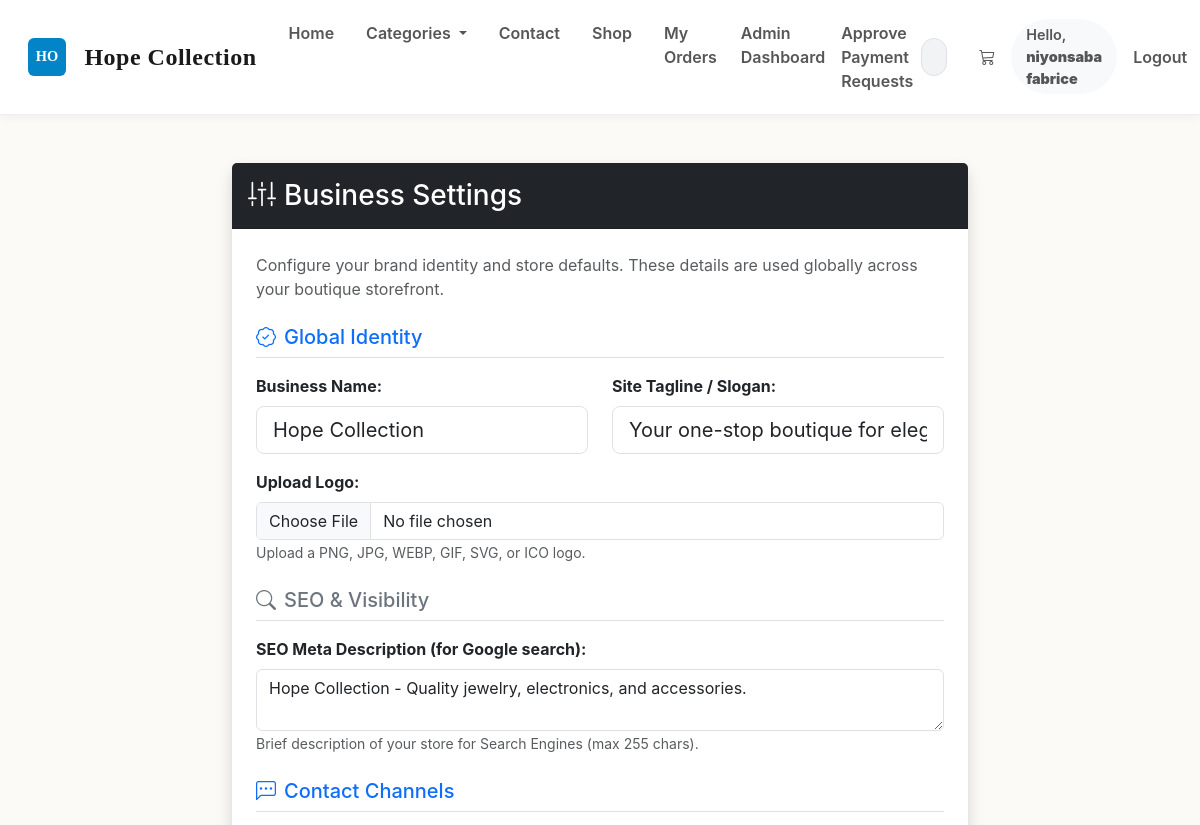
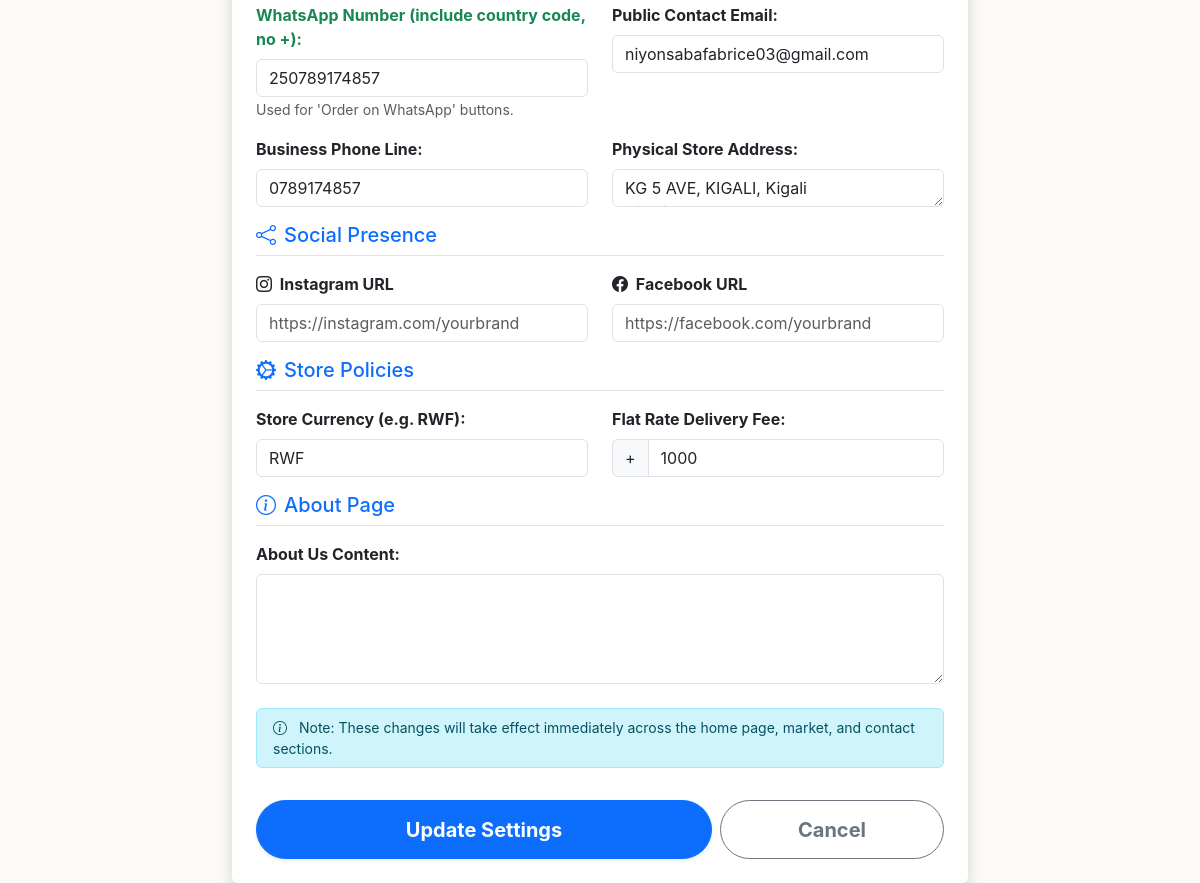
Before: /admin/settings (signed in) with the older database file (2 pictures, top to bottom).
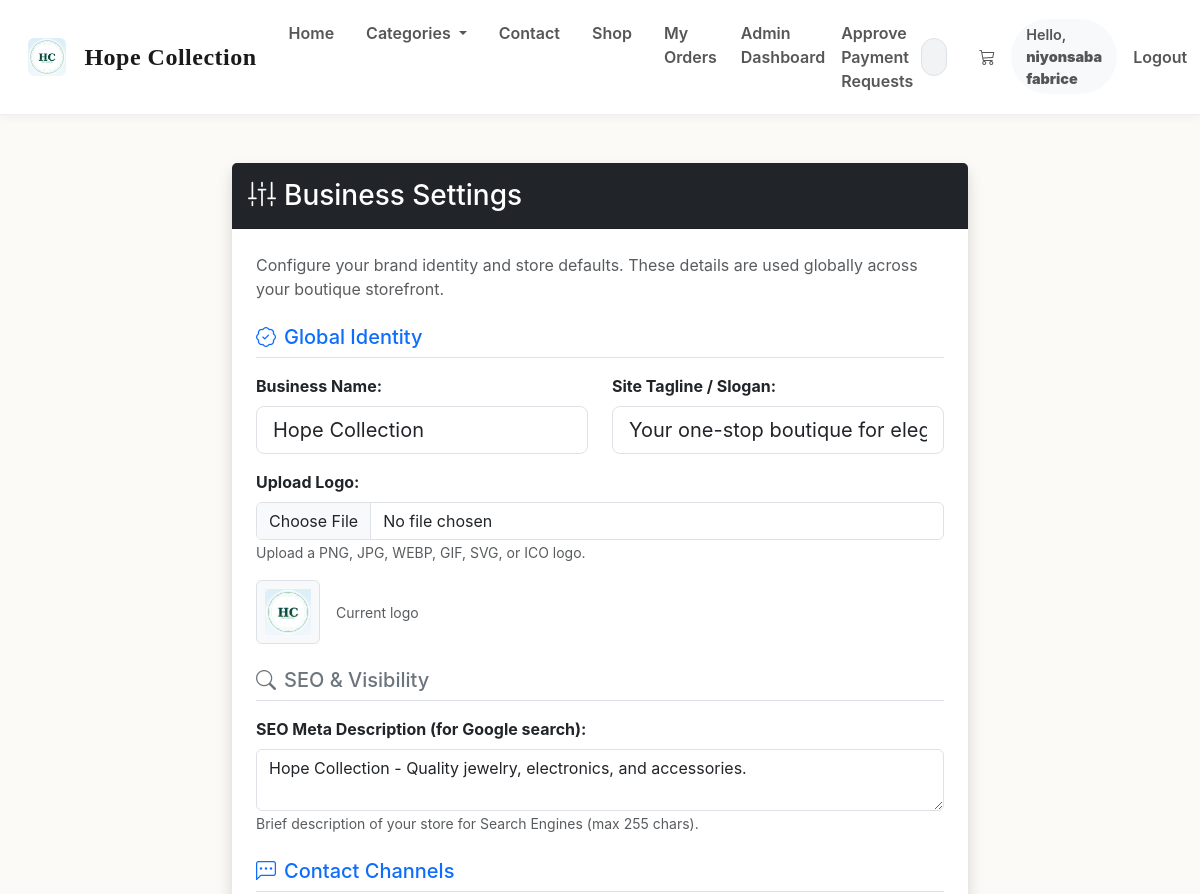
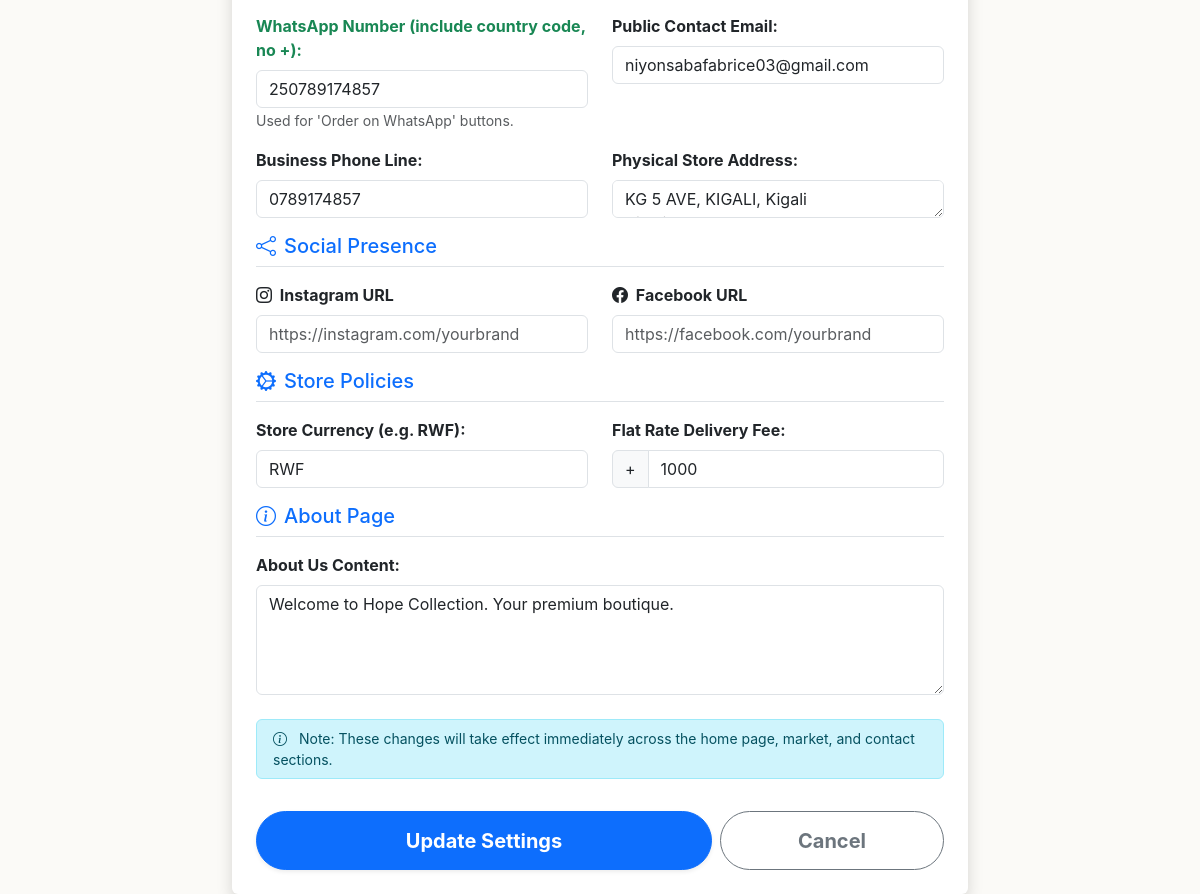
After: the same page with the newer database file (2 pictures, top to bottom).
### market/models.py (models this page shows, shortened)
class SiteSettings(db.Model):
    __tablename__ = 'site_settings'
    id               = db.Column(db.Integer, primary_key=True)
    business_name    = db.Column(db.String(100), nullable=False, default='Hope Collection')
    tagline          = db.Column(db.String(255), default='Your one-stop boutique for elegance.')
    logo_url         = db.Column(db.String(255), default='')
    meta_description = db.Column(db.String(255), default='Hope Collection - Quality jewelry, electronics, and accessories.')
    whatsapp_number  = db.Column(db.String(20), nullable=False, default='250789174857')
    contact_email    = db.Column(db.String(120), nullable=False, default='niyonsabafabrice03@gmail.com')
    business_phone   = db.Column(db.String(20))
    business_address = db.Column(db.String(255))
    facebook_url     = db.Column(db.String(255))
    instagram_url    = db.Column(db.String(255))
    currency_code    = db.Column(db.String(10), default='RWF')
    delivery_fee     = db.Column(db.Integer, default=0)
    about_content    = db.Column(db.Text, default='Welcome to Hope Collection. We provide quality products and services.')

class User(db.Model, UserMixin):  # ✅ FIXED: only ONE User class (merged both into this one)
    __tablename__ = 'user'
    id               = db.Column(db.Integer, primary_key=True)
    username         = db.Column(db.String(100), nullable=False, unique=True)
    email_address    = db.Column(db.String(120), nullable=False, unique=True)
    password_hash    = db.Column(db.String(200), nullable=False)
    budget           = db.Column(db.Integer, nullable=False, default=1000)
    is_admin         = db.Column(db.Boolean, default=False)
    created_at       = db.Column(db.DateTime, default=lambda: datetime.now(timezone.utc))
    top_up_requests  = db.relationship(
                            'TopUpRequest',
                            backref='requester',           # ✅ FIXED: renamed backref to avoid clash with Transaction backref 'user'
                            lazy=True,
                            foreign_keys='TopUpRequest.user_id'
                        )
    transactions     = db.relationship('Transaction', backref='user', lazy=True)  # ✅ FIXED: moved here from duplicate class
    @property
    def password(self):
        raise AttributeError('Password is not a readable attribute!')

### market/routes.py (the view, shortened to what this page needs)
@app.route('/admin/settings', methods=['GET', 'POST'])
@login_required
def admin_settings():
    if not is_site_owner():
        flash('Admin access only', category='danger')
        return redirect(url_for('market_page'))
    settings = db.session.execute(select(SiteSettings)).scalar_one_or_none()
    if not settings:
        settings = SiteSettings(id=1)
        db.session.add(settings)
        db.session.commit()
    elif not settings.about_content:
        settings.about_content = 'Welcome to Hope Collection. Your premium boutique.'
        db.session.commit()
    form = SettingsForm(obj=settings)
    return render_template('admin_settings.html', form=form, settings=settings, title="Business Settings")

### market/templates/admin_settings.html (shortened to what this page needs)
{% extends 'base.html' %}
{% block content %}
<div class="container mt-5">
    <div class="row justify-content-center">
        <div class="col-md-8">
            <div class="card shadow border-0">
                <div class="card-header bg-dark text-white p-3">
                    <h3 class="mb-0"><i class="bi bi-sliders2-vertical me-2"></i>{{ title }}</h3>
                </div>
                <div class="card-body p-4">
                    <p class="text-muted mb-4">Configure your brand identity and store defaults. These details are used globally across your boutique storefront.</p>
                    <form method="POST" enctype="multipart/form-data">
                        <h5 class="text-primary border-bottom pb-2 mb-3"><i class="bi bi-patch-check me-2"></i>Global Identity</h5>
                        <div class="row mb-4">
                            <div class="col-md-6 mb-3">
                                {{ form.business_name.label(class="form-label fw-bold") }}
                                {{ form.business_name(class="form-control form-control-lg") }}
                            </div>
                            <div class="col-md-6 mb-3">
                                {{ form.tagline.label(class="form-label fw-bold") }}
                                {{ form.tagline(class="form-control form-control-lg", placeholder="Quality meets style") }}
                            </div>
                            <div class="col-12">
                                {{ form.logo_file.label(class="form-label fw-bold") }}
                                {{ form.logo_file(class="form-control" ~ (" is-invalid" if form.logo_file.errors else ""), accept="image/png,image/jpeg,image/webp,image/gif,image/svg+xml,image/x-icon") }}
                                <small class="text-muted">Upload a PNG, JPG, WEBP, GIF, SVG, or ICO logo.</small>
                                {% if settings.logo_url and settings.logo_url != '/static/images/logo.png' %}
                                    <div class="mt-3 d-flex align-items-center gap-3">
                                        <img src="{{ settings.logo_url }}" alt="Current logo" class="border rounded bg-light p-2" style="height: 64px; max-width: 180px; object-fit: contain;" onerror="this.closest('div').remove();">
                                        <span class="text-muted small">Current logo</span>
                                    </div>
                                {% endif %}
                            </div>
                        </div>
                        <h5 class="text-secondary border-bottom pb-2 mb-3"><i class="bi bi-search me-2"></i>SEO & Visibility</h5>
                        <div class="mb-4">
                            {{ form.meta_description.label(class="form-label fw-bold") }}
                            {{ form.meta_description(class="form-control", rows="2") }}
                            <small class="text-muted">Brief description of your store for Search Engines (max 255 chars).</small>
                        </div>
                        <h5 class="text-primary border-bottom pb-2 mb-3"><i class="bi bi-chat-left-dots me-2"></i>Contact Channels</h5>
                        <div class="row">
                            <div class="col-md-6 mb-3">
                                {{ form.whatsapp_number.label(class="form-label fw-bold text-success") }}
                                {{ form.whatsapp_number(class="form-control", placeholder="e.g. 250791641207") }}
                                <small class="text-muted">Used for 'Order on WhatsApp' buttons.</small>
                            </div>
                            <div class="col-md-6 mb-3">
                                {{ form.contact_email.label(class="form-label fw-bold") }}
                                {{ form.contact_email(class="form-control", placeholder="business@email.com") }}
                            </div>
                        </div>
                        <div class="row">
                            <div class="col-md-6 mb-3">
                                {{ form.business_phone.label(class="form-label fw-bold") }}
                                {{ form.business_phone(class="form-control") }}
                            </div>
                            <div class="col-md-6 mb-3">
                                {{ form.business_address.label(class="form-label fw-bold") }}
                                {{ form.business_address(class="form-control", rows="1") }}
                            </div>
                        </div>
                        <h5 class="text-primary border-bottom pb-2 mb-3"><i class="bi bi-share me-2"></i>Social Presence</h5>
                        <div class="row">
                            <div class="col-md-6 mb-3">
                                <label class="form-label fw-bold"><i class="bi bi-instagram me-1"></i> Instagram URL</label>
                                {{ form.instagram_url(class="form-control", placeholder="https://instagram.com/yourbrand") }}
                            </div>
                            <div class="col-md-6 mb-3">
                                <label class="form-label fw-bold"><i class="bi bi-facebook me-1"></i> Facebook URL</label>
                                {{ form.facebook_url(class="form-control", placeholder="https://facebook.com/yourbrand") }}
                            </div>
                        </div>
                        <h5 class="text-primary border-bottom pb-2 mb-3"><i class="bi bi-gear-wide-connected me-2"></i>Store Policies</h5>
                        <div class="row">
                            <div class="col-md-6 mb-3">
                                {{ form.currency_code.label(class="form-label fw-bold") }}
                                {{ form.currency_code(class="form-control", placeholder="e.g. RWF") }}
                            </div>
                            <div class="col-md-6 mb-3">
                                {{ form.delivery_fee.label(class="form-label fw-bold") }}
                                <div class="input-group">
                                    <span class="input-group-text">+</span>
                                    {{ form.delivery_fee(class="form-control", placeholder="0") }}
                                </div>
                            </div>
                        </div>
                        <h5 class="text-primary border-bottom pb-2 mb-3"><i class="bi bi-info-circle me-2"></i>About Page</h5>
                        <div class="mb-4">
                            {{ form.about_content.label(class="form-label fw-bold") }}
                            {{ form.about_content(class="form-control" ~ (" is-invalid" if form.about_content.errors else ""), rows="4") }}
                        </div>
                        <div class="alert alert-info py-2 small mt-2">
                            <i class="bi bi-info-circle me-2"></i> Note: These changes will take effect immediately across the home page, market, and contact sections.
                        </div>
                        <div class="row mt-4 g-2">
                            <div class="col-md-8">
                                {{ form.submit(class="btn btn-primary btn-lg w-100 shadow-sm") }}
                            </div>
                            <div class="col-md-4">
                                <a href="{{ url_for('admin_dashboard') }}" class="btn btn-outline-secondary btn-lg w-100">Cancel</a>
                            </div>
                        </div>
                    </form>
                </div>
            </div>
        </div>
    </div>
</div>
{% endblock %}

### market/templates/base.html (shortened to what this page needs)
<!DOCTYPE html>
<html lang="en">
<head>
    <link href="https://cdn.jsdelivr.net/npm/bootstrap@5.3.0/dist/css/bootstrap.min.css" rel="stylesheet">
    <link rel="stylesheet" href="https://cdn.jsdelivr.net/npm/bootstrap-icons@1.11.3/font/bootstrap-icons.css">
    <link rel="stylesheet" href="{{ url_for('static', filename='css/storefront.css') }}">
</head>
<body>
<nav class="navbar navbar-expand-lg navbar-light sticky-top navbar-custom">
    <div class="container-fluid">
        <a class="navbar-brand" href="{{ url_for('home_page') }}">
            {% if site_settings.logo_url and site_settings.logo_url != '/static/images/logo.png' %}
                <img src="{{ site_settings.logo_url }}" alt="{{ site_settings.business_name }} logo" class="brand-logo align-text-top" onerror="this.classList.add('d-none'); this.nextElementSibling.classList.remove('d-none');">
            {% else %}
                <span class="brand-mark">{{ site_settings.business_name[:2].upper() if site_settings.business_name else 'HC' }}</span>
            {% endif %}
            {{ site_settings.business_name }}
        </a>
        <div class="collapse navbar-collapse" id="navbarNav">
            <ul class="navbar-nav me-auto">
                <li class="nav-item">
                    <a class="nav-link px-3" href="{{ url_for('home_page') }}">Home</a>
                </li>
                <li class="nav-item dropdown">
                    <a class="nav-link dropdown-toggle px-3" href="#" id="navbarDropdown" role="button" data-bs-toggle="dropdown">
                        Categories
                    </a>
                </li>
                <li class="nav-item">
                    <a class="nav-link px-3" href="{{ url_for('contact_page') }}">Contact</a>
                </li>
                {% if current_user.is_authenticated %}
                <li class="nav-item">
                    <a class="nav-link px-3" href="{{ url_for('market_page') }}">Shop</a>
                </li>
                <li class="nav-item">
                    <a class="nav-link px-3" href="{{ url_for('transaction_history') }}">My Orders</a>
                </li>
                {% if current_user.id == 1 %}
                <li class="nav-item dropdown">
                    <a class="nav-link" href="{{ url_for('admin_dashboard') }}">Admin Dashboard</a>
                </li>
                <li class="nav-item">
                    <a class="nav-link" href="{{ url_for('top_up_requests') }}">Approve Payment Requests</a>
                </li>
                {% endif %}
                {% endif %}
            </ul>
            <form class="d-flex me-lg-3 my-2 my-lg-0">
                <div class="input-group">
                    <input class="form-control search-bar-nav" type="search" placeholder="Search jewelry..." aria-label="Search">
                </div>
            </form>
            <ul class="navbar-nav align-items-lg-center">
                {% if current_user.is_authenticated %}
                    <li class="nav-item">
                        <a class="nav-link px-3" href="{{ url_for('view_cart') }}">
                            <i class="bi bi-cart3"></i>
                            {% set cart = session.get('cart', []) %}
                        </a>
                    </li>
                    <li class="nav-item">
                        <span class="nav-link px-3 nav-greeting">Hello, <strong>{{ current_user.username }}</strong></span>
                    </li>
                    <li class="nav-item">
                        <a class="nav-link btn btn-sm btn-outline-dark ms-lg-2" href="{{ url_for('logout_page') }}">Logout</a>
                    </li>
                {% endif %}
            </ul>
        </div>
    </div>
</nav>
<main>
    {% block content %}
    {% endblock %}
</main>
</body>
</html>

Changed rows visible on the page:
changed SiteSettings "Hope Collection": logo_url: picture added; about_content (not shown) → "Welcome to Hope Collection. Your premium boutique."; business_name "HO" → (not shown)
Other visible differences:
text now shown: "Current logo"
